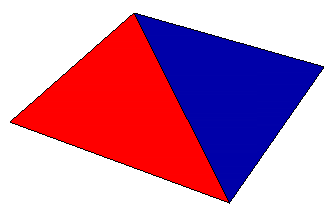
#> input picture opencv/resources/warp1.png, 334 x 220 px
$ jupyter execute warp_image.ipynb
#> lines starting #> are read from the running program, lines starting #| are printed output that depends on the picture
### Sometimes the image is rotated in a way that we cannot read it properly so in this chapter we will be straightning that image

#### In OpenCV, "warp" refers to geometric transformations applied to an image, allowing you to change the image’s shape, perspective, or scale. These transformations include operations like resizing, rotating, translating (shifting), and perspective changes. The two primary functions for warping in OpenCV are warpAffine() and warpPerspective().

[cell 1]
import cv2 as cv
import numpy as np

[cell 2]
img = cv.imread('resources/warp1.png')
#> img is the input picture: shape (220, 334, 3); mean B, G, R 176.1, 141, 199.1
cv.imshow('warp image',img)
cv.waitKey(0)
cv.destroyAllWindows()

[cell 3]
img.shape
#> Out = (220, 334, 3)

The order of these points generally corresponds to:
1. Top-left
2. Top-right
3. Bottom-right
4. Bottom-left

[cell 4]
source_points = np.float32([[135,12],[323,65],[229,200],[9,120]])
width,height = img.shape[0],img.shape[1]
#> width = 220; height = 334
destination_points = np.float32([[0,0],[width,0],[width,height],[0,height]])
#> destination_points = [[0, 0], [220, 0], [220, 334], [0, 334]]

[cell 5]
matrix = cv.getPerspectiveTransform(source_points,destination_points)
out_img = cv.warpPerspective(img,matrix,(width,height))
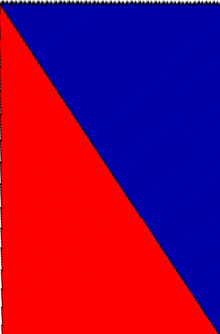
#> out_img: shape (334, 220, 3); mean B, G, R 85.3, 2.2, 125.2
cv.imshow('transformed image',out_img)
cv.waitKey(0)
cv.destroyAllWindows()


$ run again, with opencv/resources/sudoku.png copied over opencv/resources/warp1.png
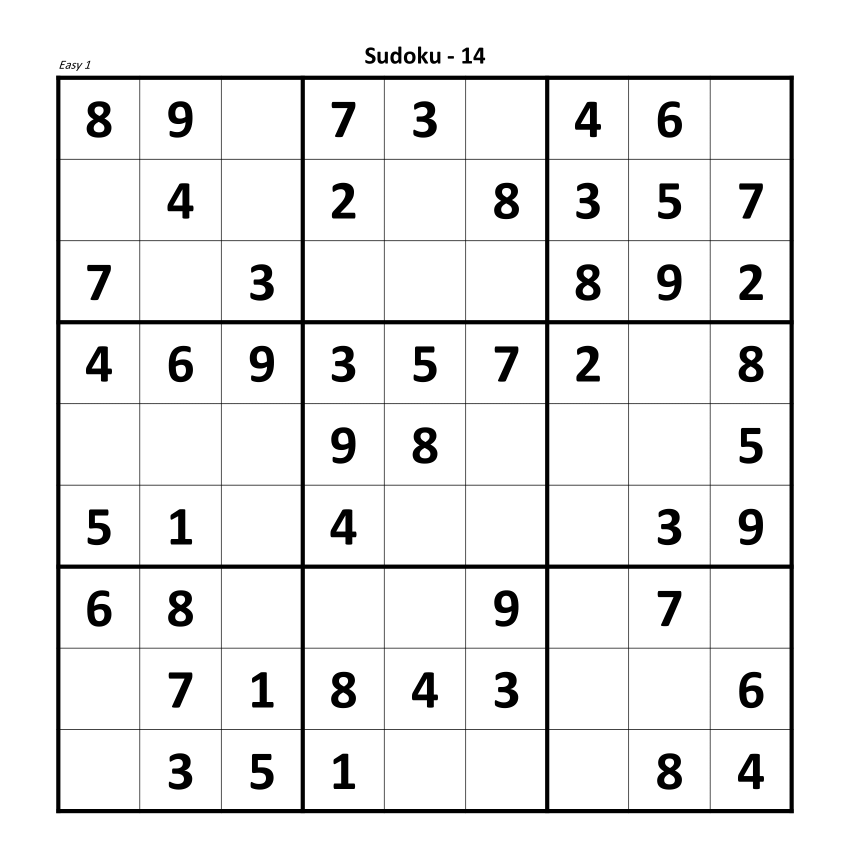
#> input picture opencv/resources/sudoku.png, 1700 x 1700 px (shown at 1/2 size)
#> img is the input picture: shape (1700, 1700, 3); min 0, max 255, mean 235.9
#> `out_img = cv.warpPerspective(img,matrix,(width,height))`:
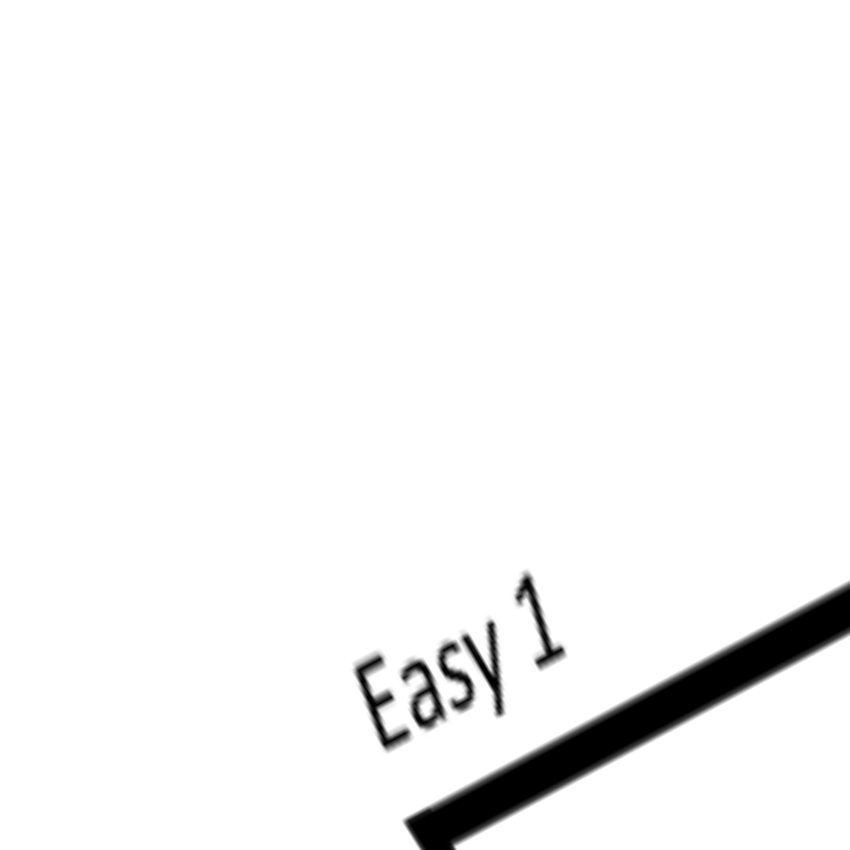
#> out_img: shape (1700, 1700, 3) (shown at 1/2 size); min 0, max 255, mean 245.8
